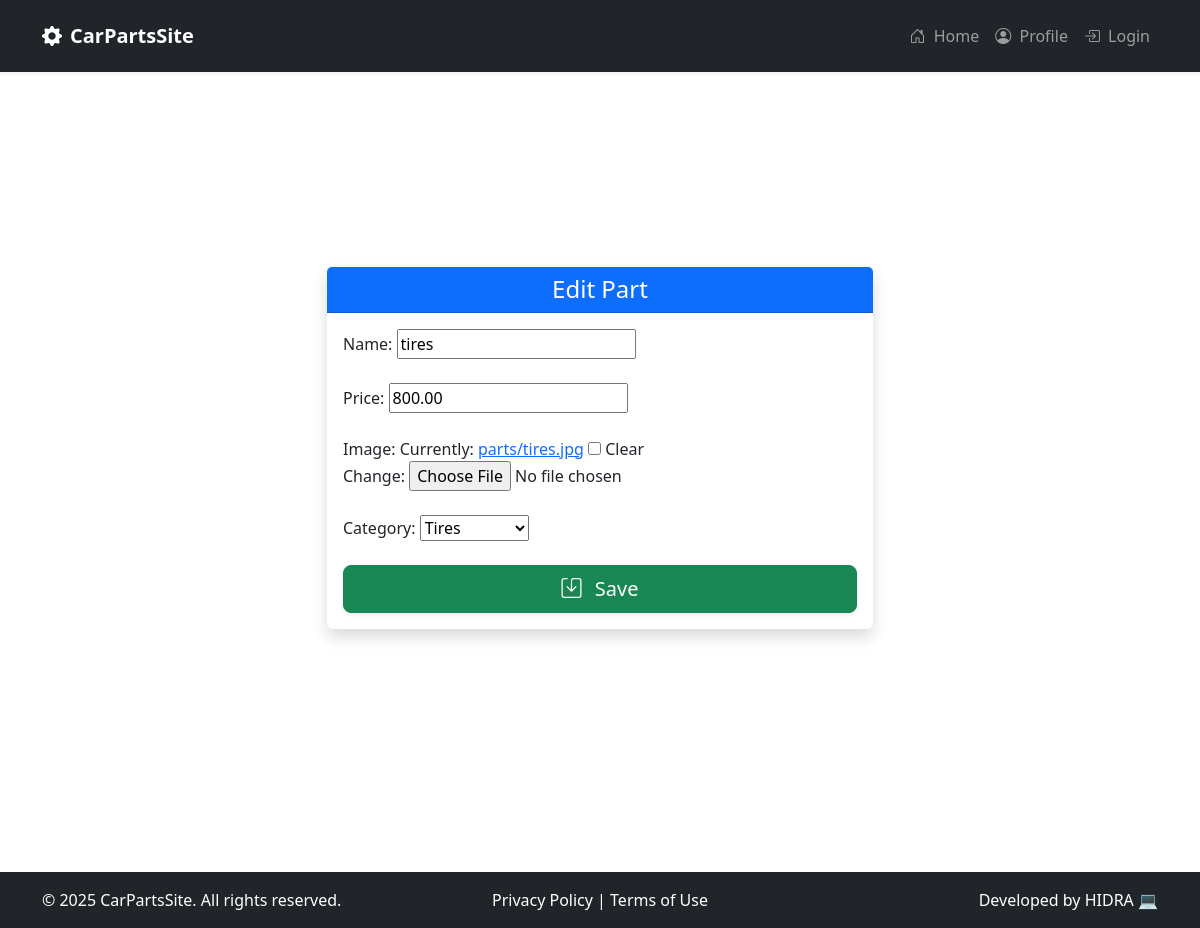
/products/products/4/edit/, run on an earlier commit of the app's database.
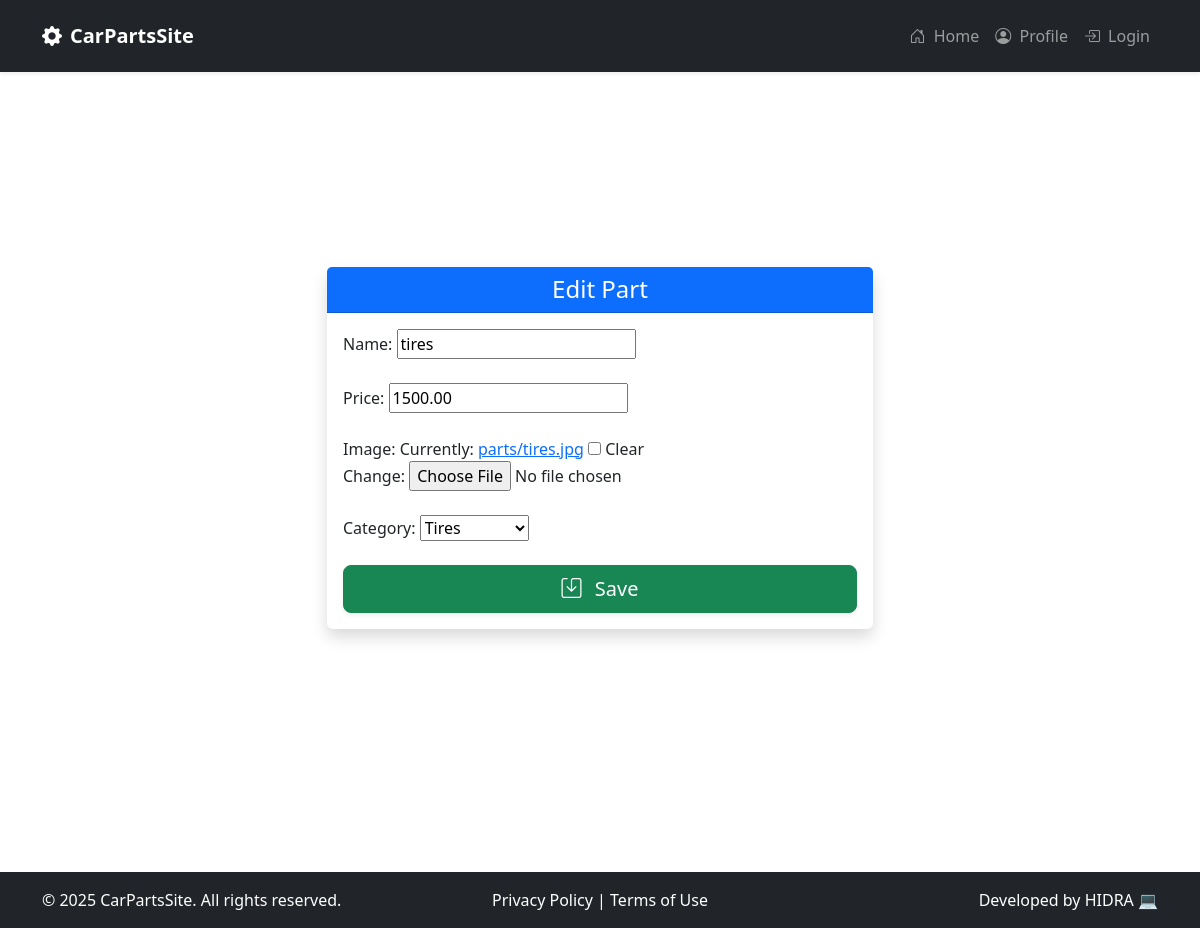
And on a later commit of the database.
### products/models.py (models this page shows, shortened)
class Part(models.Model):
    CATEGORY_CHOICES = [
        ('Engine', 'Engine'),
        ('Brakes', 'Brakes'),
        ('Suspension', 'Suspension'),
        ('Electrical', 'Electrical'),
        ('Interior', 'Interior'),
        ('Body', 'Body'),
        ('Tires', 'Tires'),
        ('Motor oil','Motor oil'),
    ]
    name = models.CharField(max_length=100)
    category = models.CharField(max_length=50, choices=CATEGORY_CHOICES)
    price = models.DecimalField(max_digits=8, decimal_places=2)
    image = models.ImageField(upload_to='parts/', blank=True, null=True)
    created_at = models.DateTimeField(auto_now_add=True)

### products/views.py (the view)
# urls.py: path('products/<int:pk>/edit/', views.part_edit, name='edit_part'),
def part_edit(request, pk=None):
    part = get_object_or_404(Part, pk=pk) if pk else None
    if request.method == 'POST':
        form = PartForm(request.POST, request.FILES, instance=part)
        if form.is_valid():
            form.save()
            messages.success(request, 'Part saved successfully.')
            return redirect('inventory')
    else:
        form = PartForm(instance=part)
    return render(request, 'products/part_form.html', {'form': form})

### products/forms.py
class PartForm(forms.ModelForm):
    class Meta:
        model = Part
        fields = ['name', 'price', 'image', 'category']  # Elimina 'description'

### templates/products/part_form.html (shortened to what this page needs)
{% extends "base.html" %}
{% block content %}
  <div class="container d-flex justify-content-center align-items-center" style="min-height: 100vh;">
    <div class="col-md-8 col-lg-6">
      <div class="card shadow rounded border-0 mb-5">
        <div class="card-header bg-primary text-white text-center">
          <h4 class="mb-0">
            {% if form.instance.pk %}
              Edit Part
            {% else %}
              Add New Part
            {% endif %}
          </h4>
        </div>
        <div class="card-body">
          <form method="post" enctype="multipart/form-data" novalidate>
            {% for field in form %}
              <div class="mb-4">
                {{ field.label_tag }}
                {{ field }}
              </div>
            {% endfor %}
            <div class="d-grid">
              <button type="submit" class="btn btn-success btn-lg shadow-sm">
                <i class="bi bi-save me-2"></i> Save
              </button>
            </div>
          </form>
        </div>
      </div>
    </div>
  </div>
{% endblock %}

What changed in the data, as far as the page shows it:
changed Part "tires": price "800.00" → "1500.00"
